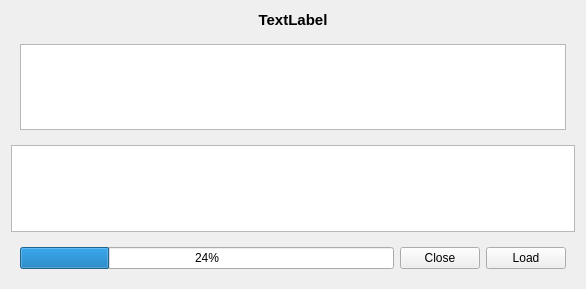
<?xml version="1.0" encoding="UTF-8"?>
<ui version="4.0">
 <class>PropertyFieldLoadDialog</class>
 <widget class="QWidget" name="PropertyFieldLoadDialog">
  <property name="geometry">
   <rect>
    <x>0</x>
    <y>0</y>
    <width>586</width>
    <height>289</height>
   </rect>
  </property>
  <property name="windowTitle">
   <string>Load a Property Field</string>
  </property>
  <layout class="QVBoxLayout" name="verticalLayout">
   <item>
    <widget class="QLabel" name="label_property_field_name">
     <property name="font">
      <font>
       <pointsize>11</pointsize>
       <weight>75</weight>
       <bold>true</bold>
      </font>
     </property>
     <property name="text">
      <string>TextLabel</string>
     </property>
     <property name="alignment">
      <set>Qt::AlignCenter</set>
     </property>
    </widget>
   </item>
   <item>
    <widget class="QWidget" name="widget_2" native="true">
     <layout class="QVBoxLayout" name="verticalLayout_2">
      <item>
       <widget class="QListWidget" name="listWidget_select_property_field"/>
      </item>
     </layout>
    </widget>
   </item>
   <item>
    <widget class="QPlainTextEdit" name="plainTextEdit">
     <property name="readOnly">
      <bool>true</bool>
     </property>
    </widget>
   </item>
   <item>
    <widget class="QWidget" name="widget" native="true">
     <property name="sizePolicy">
      <sizepolicy hsizetype="Preferred" vsizetype="Maximum">
       <horstretch>0</horstretch>
       <verstretch>0</verstretch>
      </sizepolicy>
     </property>
     <layout class="QHBoxLayout" name="horizontalLayout">
      <item>
       <widget class="QProgressBar" name="progressBar">
        <property name="value">
         <number>24</number>
        </property>
       </widget>
      </item>
      <item>
       <widget class="QPushButton" name="pushButton_close">
        <property name="text">
         <string>Close</string>
        </property>
       </widget>
      </item>
      <item>
       <widget class="QPushButton" name="pushButton_load">
        <property name="text">
         <string>Load</string>
        </property>
       </widget>
      </item>
     </layout>
    </widget>
   </item>
  </layout>
 </widget>
 <resources/>
 <connections/>
</ui>
